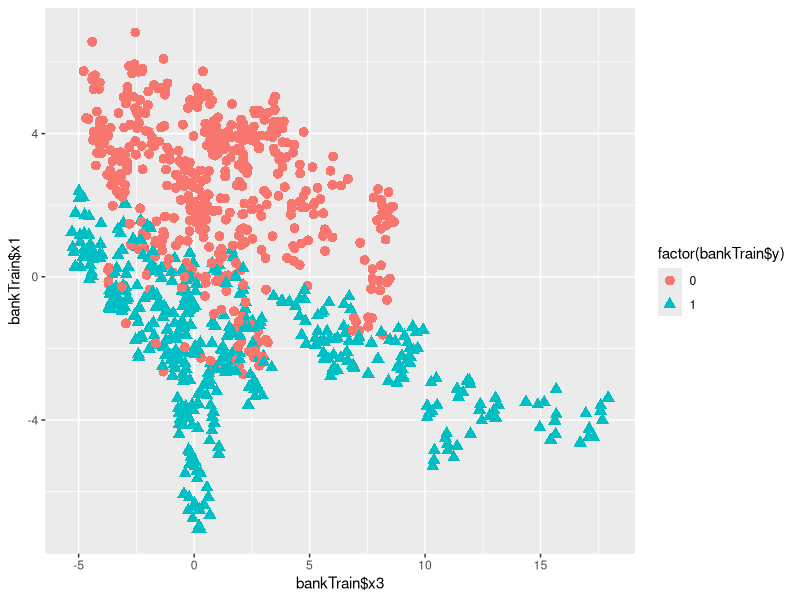
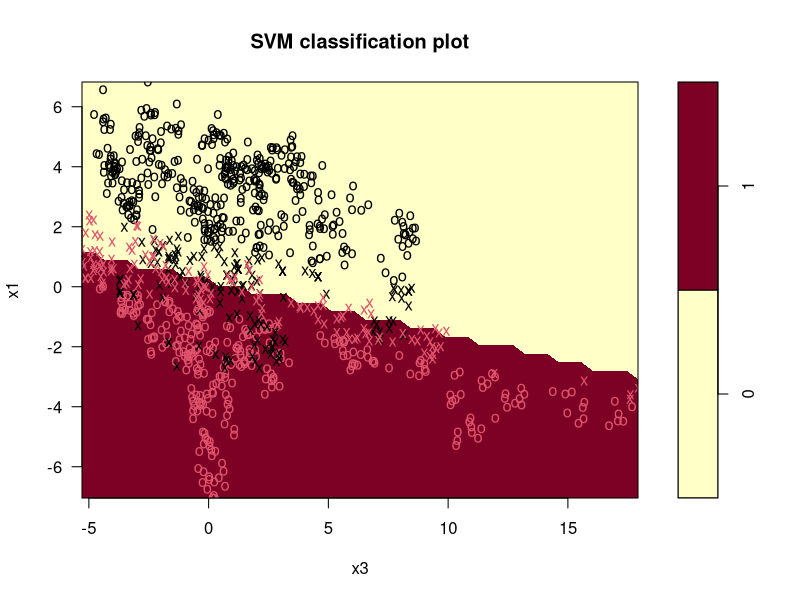
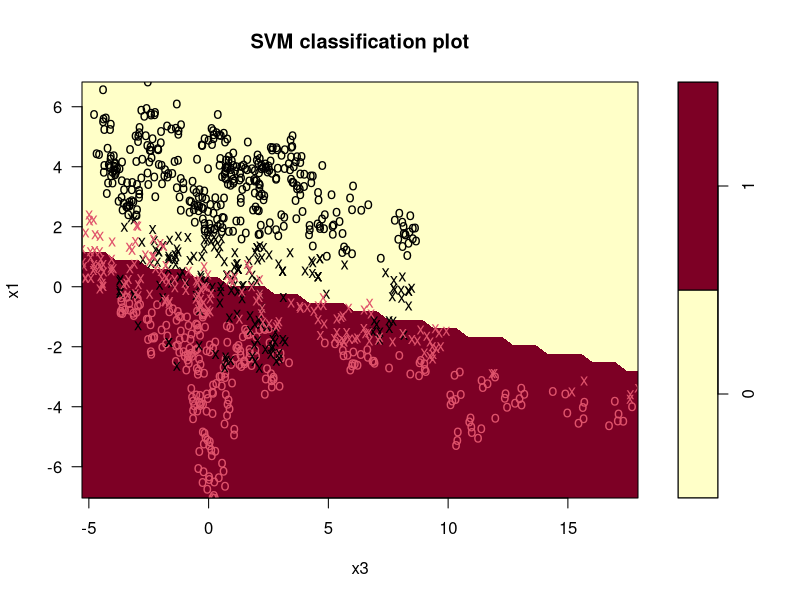
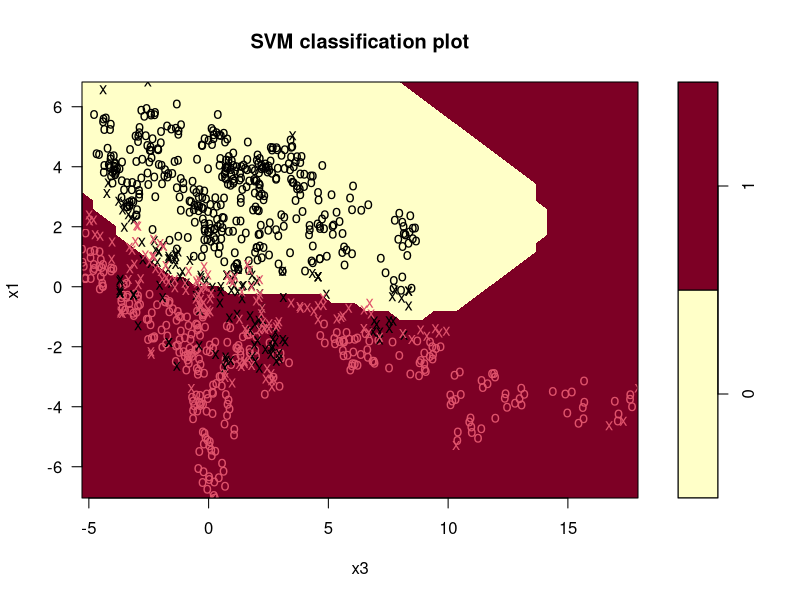
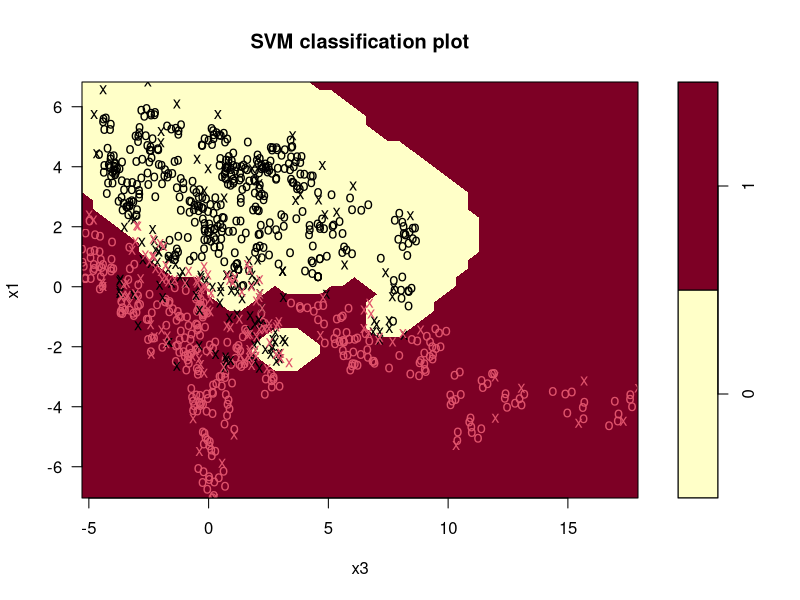

The R script that drew these images, in order:
library(ggplot2)
library(e1071)

bankTrain <- read.csv("BankTrain.csv") 
bankTest <- read.csv("BankTest.csv") 
bankTrain <- bankTrain[c('x1', 'x3', 'y')]
bankTest <- bankTest[c('x1', 'x3', 'y')]
bankTrain$y <-as.factor (bankTrain$y)
bankTest$y <-as.factor (bankTest$y)

#4a)
base<-ggplot()+geom_point(aes(x=bankTrain$x3,y=bankTrain$x1,color=factor(bankTrain$y),shape=factor(bankTrain$y)),size=3)
base

#4b)
svmfit =svm(y~., data=bankTrain , kernel ="linear", cost =10,scale =FALSE )
plot(svmfit, bankTrain)

summary(svmfit)

set.seed(1)
tune.out=tune(svm,y~.,data=bankTrain ,kernel ="linear",ranges =list(cost=c(0.001 , 0.01, 0.1, 1,5,10,100) ))
summary(tune.out)

bestmod = tune.out$best.model
summary(bestmod)
# cost
#0.1

plot(bestmod, bankTrain)

ypred= predict(bestmod ,bankTest)
table(predict =ypred , truth= bankTest$y)

#4c)
svmfit =svm(y~., data=bankTrain, kernel ="radial", gamma =1, cost =1)
plot(svmfit , bankTrain)
summary(svmfit)

set.seed (1)
tune.out=tune(svm, y~., data=bankTrain, kernel ="radial", ranges =list(cost=c(0.1 ,1 ,10 ,100 ,1000), gamma=c(0.5,1,2,3,4) ))
summary (tune.out)
#
#cost gamma
#10     4

bestmod = tune.out$best.model
summary(bestmod)

plot(bestmod, bankTrain)

ypred= predict(bestmod ,bankTest)
table(predict =ypred , truth= bankTest$y)


